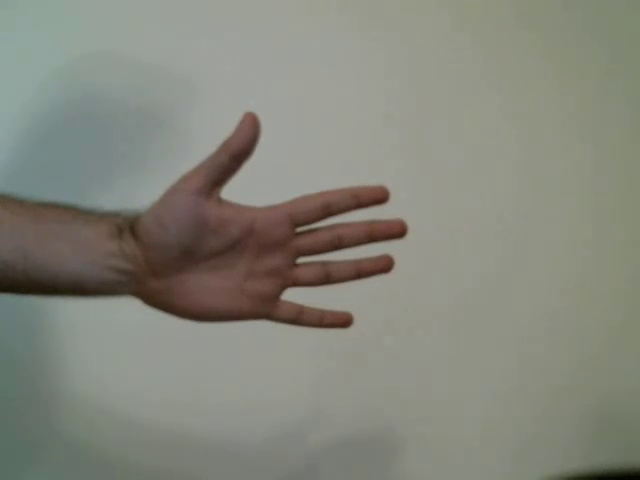
#> input picture frame 34 of CV_project/DATA/hand_move.mp4, 640 x 480 px, given in place of the camera
$ python cv.py
#> lines starting #> are read from the running program, lines starting #| are printed output that depends on the picture
import cv2

# Khởi tạo face detector
face_cascade = cv2.CascadeClassifier(cv2.data.haarcascades + 'haarcascade_frontalface_default.xml')

# Khởi tạo webcam hoặc đọc video từ file
cap = cv2.VideoCapture(0)  # Sử dụng webcam

face_count = 0  # Đếm số lượng khuôn mặt đã lưu
faces_saved = []  # Danh sách lưu các khuôn mặt đã nhận diện
is_detect=None
width = int(cap.get(cv2.CAP_PROP_FRAME_WIDTH))
height = int(cap.get(cv2.CAP_PROP_FRAME_HEIGHT))
writer = cv2.VideoWriter('images/student_capture.avi', cv2.VideoWriter_fourcc(*'DIVX'),25, (width, height))


while True:
    ret, frame = cap.read()  # Đọc một frame từ video
#> frame is the input picture: shape (480, 640, 3); mean B, G, R 123.8, 134.2, 133.3

    # Chuyển đổi frame sang ảnh grayscale để nhận diện khuôn mặt
    gray = cv2.cvtColor(frame, cv2.COLOR_BGR2GRAY)
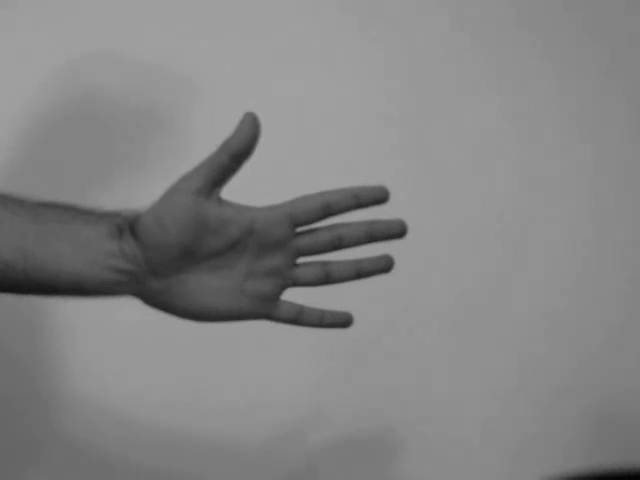
#> gray: shape (480, 640); min 3, max 166, mean 132.8

    # Nhận diện khuôn mặt
    faces = face_cascade.detectMultiScale(gray, 1.3, 5)
#> faces = ()
    face_detected = len(faces) > 0
#> face_detected = False

    for (x, y, w, h) in faces:
        # Vẽ hình chữ nhật xung quanh khuôn mặt
        cv2.rectangle(frame, (x, y), (x+w, y+h), (255, 0, 0), 2)
        face_img = frame
        # writer = cv2.VideoWriter(f'images/student_capture{face_count}.mp4', cv2.VideoWriter_fourcc(*'DIVX'),25, (w, h))
        if face_detected:
            writer.write(face_img)
        else:
            writer.release()
#> this loop made 0 passes


        # cv2.imwrite(f'face_{face_count}.jpg', face_img)
        # face_count += 1


    # Hiển thị frame
    cv2.imshow('Face Detection', frame)

    # Thoát khỏi vòng lặp nếu nhấn 'q'
    if cv2.waitKey(1) & 0xFF == ord('q'):
#> (key q is pressed here)
        break

# Giải phóng video capture và đóng cửa sổ
cap.release()
cv2.destroyAllWindows()

$ run again, starting later in the video
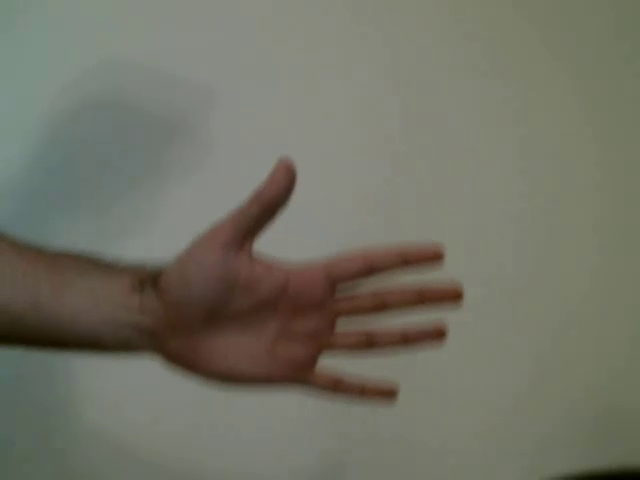
#> input picture frame 153 of CV_project/DATA/hand_move.mp4, 640 x 480 px, given in place of the camera
#> frame is the input picture: shape (480, 640, 3); mean B, G, R 101.6, 114.6, 114.7
#> `gray = cv2.cvtColor(frame, cv2.COLOR_BGR2GRAY)`:
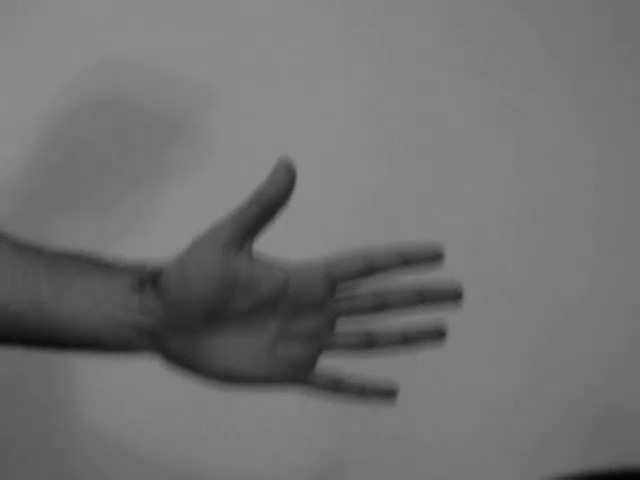
#> gray: shape (480, 640); min 1, max 142, mean 113.2
#> faces = ()
#> face_detected = False

$ run again, starting later in the video
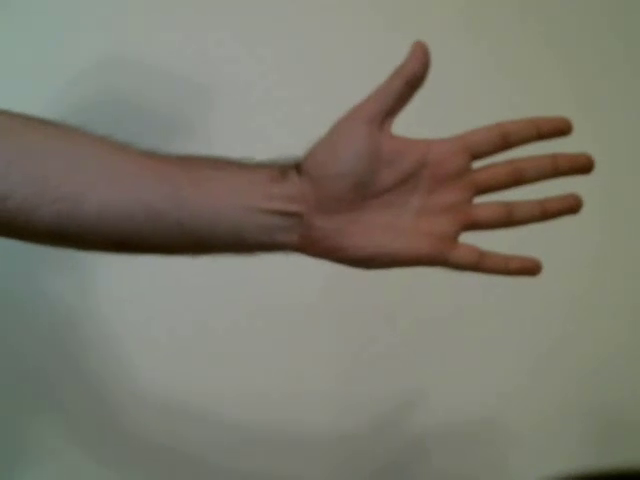
#> input picture frame 272 of CV_project/DATA/hand_move.mp4, 640 x 480 px, given in place of the camera
#> frame is the input picture: shape (480, 640, 3); mean B, G, R 109.7, 122, 124.2
#> `gray = cv2.cvtColor(frame, cv2.COLOR_BGR2GRAY)`:
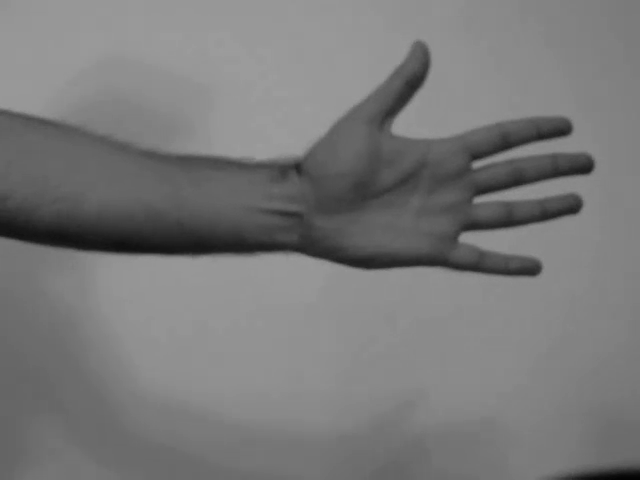
#> gray: shape (480, 640); min 3, max 157, mean 121.2
#> faces = ()
#> face_detected = False
